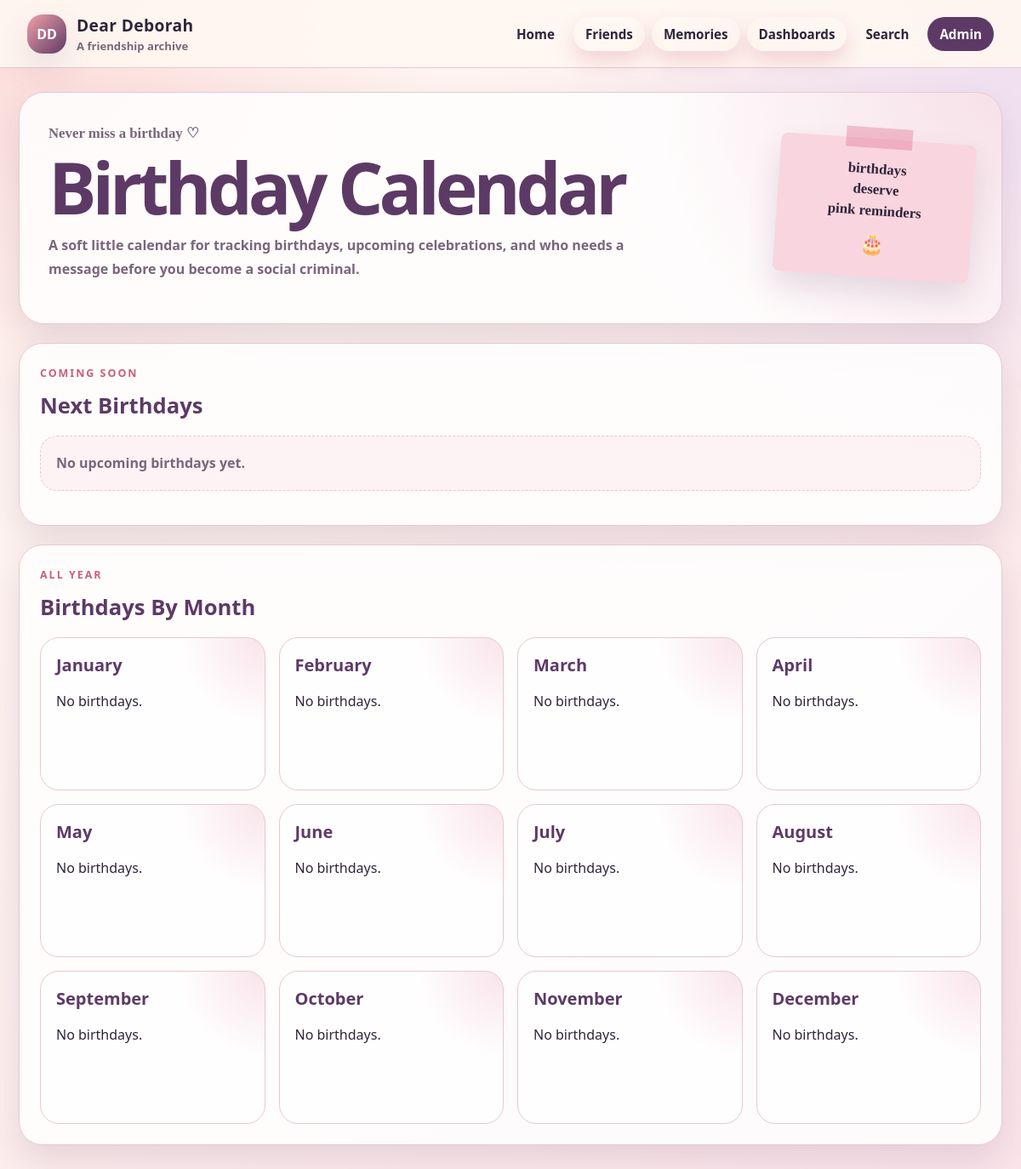
Page /birthdays/ on the earlier database version.
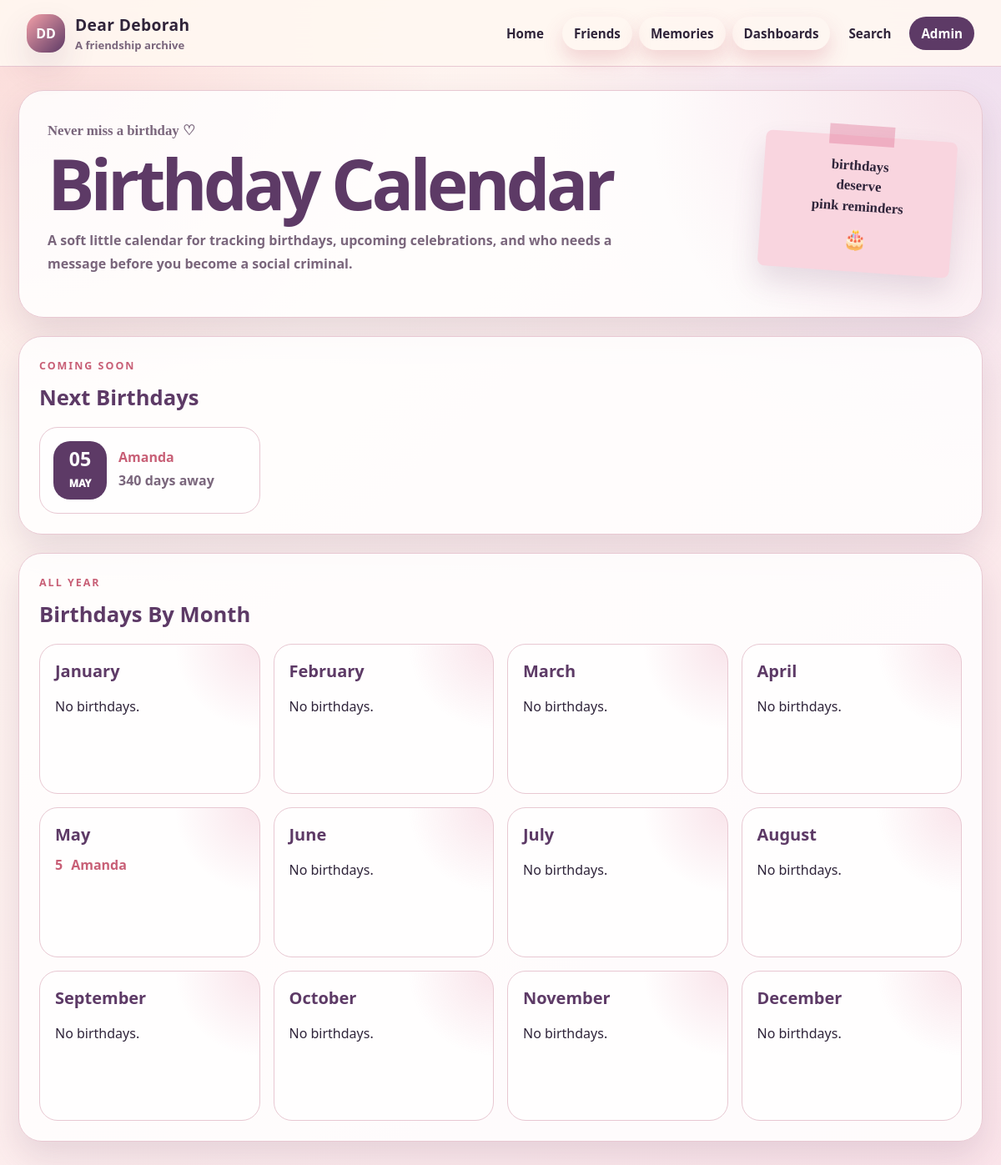
Same page on the later database version.
### friends/models.py (models this page shows, shortened)
class Friend(models.Model):
    TIER_CHOICES = [
        ("inner_circle", "Inner Circle"),
        ("friend", "Friend"),
        ("archive", "Archive"),
    ]
    MBTI_CHOICES = [
        ("", "Unknown / Not added"),
        ("INTJ", "INTJ"),
        ("INTP", "INTP"),
        ("ENTJ", "ENTJ"),
        ("ENTP", "ENTP"),
        ("INFJ", "INFJ"),
        ("INFP", "INFP"),
        ("ENFJ", "ENFJ"),
        ("ENFP", "ENFP"),
        ("ISTJ", "ISTJ"),
        ("ISFJ", "ISFJ"),
        ("ESTJ", "ESTJ"),
        ("ESFJ", "ESFJ"),
        ("ISTP", "ISTP"),
        ("ISFP", "ISFP"),
        ("ESTP", "ESTP"),
        ("ESFP", "ESFP"),
    ]
    ZODIAC_CHOICES = [
        ("", "Unknown / Not added"),
        ("Aries", "Aries"),
        ("Taurus", "Taurus"),
        ("Gemini", "Gemini"),
        ("Cancer", "Cancer"),
        ("Leo", "Leo"),
        ("Virgo", "Virgo"),
        ("Libra", "Libra"),
        ("Scorpio", "Scorpio"),
        ("Sagittarius", "Sagittarius"),
        ("Capricorn", "Capricorn"),
        ("Aquarius", "Aquarius"),
        ("Pisces", "Pisces"),
    ]
    MORNING_NIGHT_CHOICES = [
        ("", "Unknown / Not added"),
        ("morning", "Morning person"),
        ("night", "Night person"),
        ("both", "Both"),
        ("neither", "Neither"),
    ]
    SOURCE_CHOICES = [
        ("manual", "Manual entry"),
        ("google_form", "Google Form"),
        ("spreadsheet", "Spreadsheet"),
        ("other", "Other"),
    ]
    first_name = models.CharField(max_length=80)
    last_name = models.CharField(max_length=80, blank=True)
    nickname = models.CharField(max_length=80, blank=True)
    profile_picture = models.ImageField(
        upload_to="friend_profiles/",
        blank=True,
        null=True,
    )
    birthday = models.DateField(blank=True, null=True)
    how_we_met = models.TextField(blank=True)
    connection_group = models.ForeignKey(
        ConnectionGroup,
        on_delete=models.SET_NULL,
        blank=True,
        null=True,
        related_name="friends",
    )
    tier = models.CharField(max_length=30, choices=TIER_CHOICES, default="friend")
    favourite_colour = models.CharField(max_length=80, blank=True)
    favourite_food = models.CharField(max_length=120, blank=True)
    favourite_restaurant = models.CharField(max_length=120, blank=True)
    favourite_alcoholic_drink = models.CharField(max_length=120, blank=True)
    favourite_season = models.CharField(max_length=80, blank=True)
    morning_or_night = models.CharField(
        max_length=20,
        choices=MORNING_NIGHT_CHOICES,
        blank=True,
    )
    mbti = models.CharField(max_length=10, choices=MBTI_CHOICES, blank=True)
    zodiac = models.CharField(max_length=20, choices=ZODIAC_CHOICES, blank=True)
    hobbies = models.TextField(blank=True)
    sports_team = models.CharField(max_length=120, blank=True)
    notes = models.TextField(blank=True)
    data_source = models.CharField(max_length=30, choices=SOURCE_CHOICES, default="manual")
    created_at = models.DateTimeField(auto_now_add=True)
    updated_at = models.DateTimeField(auto_now=True)
    class Meta:
        ordering = ["first_name", "last_name"]
    @property
    def full_name(self):
        name = f"{self.first_name} {self.last_name}".strip()
        return name
    @property
    def display_name(self):
        if self.nickname:
            return f"{self.full_name} ({self.nickname})"
        return self.full_name
    @property
    def next_birthday_date(self):
        if not self.birthday:
            return None
        today = date.today()
        try:
            next_birthday = date(today.year, self.birthday.month, self.birthday.day)
        except ValueError:
            next_birthday = date(today.year, 3, 1)
        if next_birthday < today:
            try:
                next_birthday = date(today.year + 1, self.birthday.month, self.birthday.day)
            except ValueError:
                next_birthday = date(today.year + 1, 3, 1)
        return next_birthday
    @property
    def days_until_birthday(self):
        next_birthday = self.next_birthday_date
        if not next_birthday:
            return None
        return (next_birthday - date.today()).days
    def get_absolute_url(self):
        return reverse("friends:friend_profile", args=[self.pk])

### friends/views.py (the view)
# urls.py: path("birthdays/", views.birthday_calendar, name="birthday_calendar"),
def birthday_calendar(request):
    month_groups = defaultdict(list)
    friends = Friend.objects.exclude(birthday__isnull=True)
    for friend in friends:
        month_groups[friend.birthday.month].append(friend)
    month_names = {
        1: "January",
        2: "February",
        3: "March",
        4: "April",
        5: "May",
        6: "June",
        7: "July",
        8: "August",
        9: "September",
        10: "October",
        11: "November",
        12: "December",
    }
    months = []
    for month_number in range(1, 13):
        friends_in_month = sorted(
            month_groups[month_number],
            key=lambda friend: friend.birthday.day,
        )
        months.append(
            {
                "name": month_names[month_number],
                "friends": friends_in_month,
            }
        )
    friends_with_birthdays = list(Friend.objects.exclude(birthday__isnull=True))
    upcoming_birthdays = sorted(
        friends_with_birthdays,
        key=lambda friend: friend.days_until_birthday,
    )[:8]
    context = {
        "months": months,
        "upcoming_birthdays": upcoming_birthdays,
    }
    return render(request, "friends/birthday_calendar.html", context)

### templates/friends/birthday_calendar.html (shortened to what this page needs)
{% extends "base.html" %}
{% block content %}
<section class="birthday-hero x-hero">
    <div>
        <p class="handwriting-label">Never miss a birthday ♡</p>
        <h2>Birthday Calendar</h2>
        <p>
            A soft little calendar for tracking birthdays, upcoming celebrations,
            and who needs a message before you become a social criminal.
        </p>
    </div>
    <div class="x-sticky-note">
        <p>birthdays<br>deserve<br>pink reminders</p>
        <span>🎂</span>
    </div>
</section>
<section class="birthday-next-panel">
    <div class="panel-heading">
        <div>
            <p class="eyebrow">Coming soon</p>
            <h3>Next Birthdays</h3>
        </div>
    </div>
    {% if upcoming_birthdays %}
        <div class="birthday-next-grid">
            {% for friend in upcoming_birthdays %}
                <article class="birthday-next-card">
                    <div class="birthday-date-badge">
                        <strong>{{ friend.birthday|date:"d" }}</strong>
                        <span>{{ friend.birthday|date:"M" }}</span>
                    </div>
                    <div>
                        <h4>
                            <a href="{{ friend.get_absolute_url }}">{{ friend.display_name }}</a>
                        </h4>
                        {% if friend.days_until_birthday == 0 %}
                            <p>Birthday is today 🎂</p>
                        {% else %}
                            <p>{{ friend.days_until_birthday }} days away</p>
                        {% endif %}
                    </div>
                </article>
            {% endfor %}
        </div>
    {% else %}
        <p class="empty-state">No upcoming birthdays yet.</p>
    {% endif %}
</section>
<section class="birthday-month-panel">
    <div class="panel-heading">
        <div>
            <p class="eyebrow">All year</p>
            <h3>Birthdays By Month</h3>
        </div>
    </div>
    <div class="birthday-month-grid">
        {% for month in months %}
            <article class="birthday-month-card">
                <h4>{{ month.name }}</h4>
                {% if month.friends %}
                    <ul>
                        {% for friend in month.friends %}
                            <li>
                                <span>{{ friend.birthday.day }}</span>
                                <a href="{{ friend.get_absolute_url }}">{{ friend.display_name }}</a>
                            </li>
                        {% endfor %}
                    </ul>
                {% else %}
                    <p>No birthdays.</p>
                {% endif %}
            </article>
        {% endfor %}
    </div>
</section>
{% endblock %}

Differences in the rows shown:
added Friend: birthday "05", birthday "MAY", display_name "Amanda", days_until_birthday "340", birthday.day "5"
Other differences:
text no longer shown: "No upcoming birthdays yet."
list line gone: "No birthdays."
